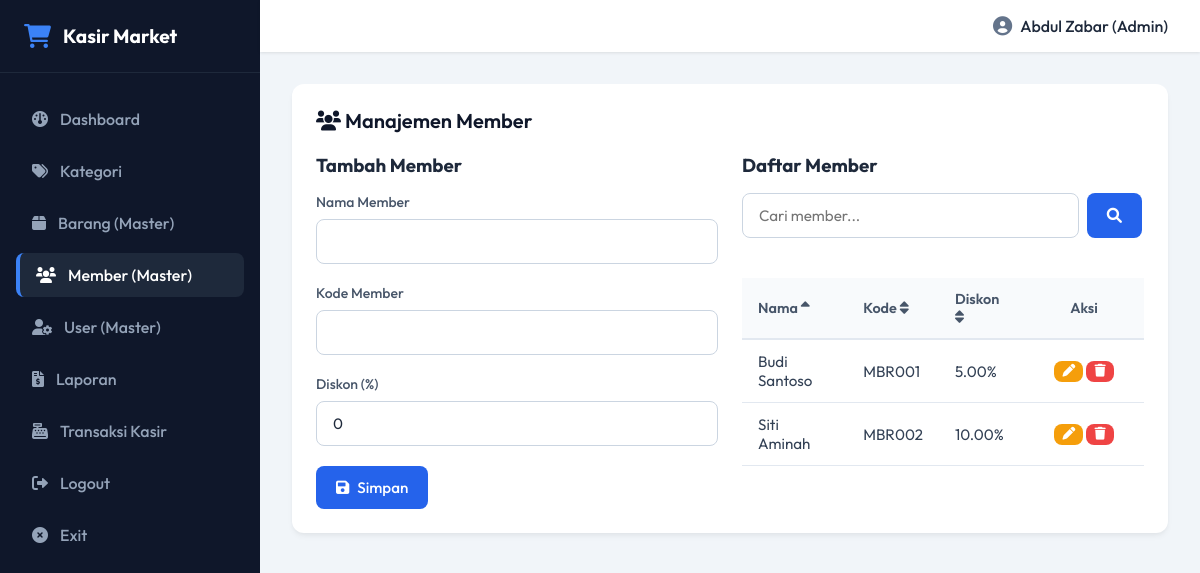
/index.php?page=member (signed in), run on the app's committed database.
### tables this page shows
CREATE TABLE IF NOT EXISTS member (
    id_member INT AUTO_INCREMENT PRIMARY KEY,
    nama_member VARCHAR(100) NOT NULL,
    kode_member VARCHAR(50) NOT NULL UNIQUE,
    diskon_persen DECIMAL(5,2) DEFAULT 0.00
);

### controllers/Controller.php (called while the page is built, shortened)
<?php
require_once __DIR__ . '/../models/Model.php';
class Controller {
    private $model;
    public function __construct() {
        $this->model = new Model();
    }
    public function member() {
        $query = trim($_GET['search'] ?? '');
        $order_by = $_GET['sort'] ?? 'nama_member';
        $direction = $_GET['dir'] ?? 'ASC';
        $member_list = $this->model->searchAndSort('member', ['nama_member', 'kode_member'], $query, $order_by, $direction);
        require __DIR__ . '/../views/member.php';
    }
}

### models/Model.php (called while the page is built, shortened)
<?php
require_once __DIR__ . '/../config/database.php';
class Model {
    protected $db;
    public function __construct() {
        $database = new Database();
        $this->db = $database->getConnection();
    }
    public function searchAndSort($table, $search_cols = [], $query = '', $order_by = null, $direction = 'ASC') {
        $sql = "SELECT * FROM $table";
        $params = [];
        if ($order_by) {
            $sql .= " ORDER BY $order_by $direction";
        }
        $stmt = $this->db->prepare($sql);
        $stmt->execute($params);
        return $stmt->fetchAll();
    }
}

### config/database.php (called while the page is built, shortened)
<?php
class Database {
    private $host = '127.0.0.1';
    private $port = '3306';
    private $db = 'db_minimarket';
    private $user = 'root';
    private $pass = '';
    public function getConnection() {
        $this->conn = null;
        try {
            $this->conn = new PDO("mysql:host=" . $this->host . ";port=" . $this->port, $this->user, $this->pass);
            $this->conn->setAttribute(PDO::ATTR_ERRMODE, PDO::ERRMODE_EXCEPTION);
            $this->conn->exec("CREATE DATABASE IF NOT EXISTS " . $this->db);
            $this->conn->exec("USE " . $this->db);
            $this->conn->setAttribute(PDO::ATTR_DEFAULT_FETCH_MODE, PDO::FETCH_ASSOC);
            $stmt = $this->conn->query("SHOW TABLES LIKE 'user'");
        } catch(PDOException $e) {
            die("Connection error: " . $e->getMessage());
        }
        return $this->conn;
    }
}

### views/member.php (the view, shortened to what this page needs)
<?php require_once __DIR__ . '/layout/header.php'; ?>
<div class="card">
    <div class="card-title">
        <span><i class="fa-solid fa-users"></i> Manajemen Member</span>
    </div>
    <div class="grid-cols-2">
        <div>
            <h3><?php echo isset($_GET['edit_id']) ? 'Edit Member' : 'Tambah Member'; ?></h3>
            <form action="index.php?page=member&action=<?php echo isset($_GET['edit_id']) ? 'edit' : 'create'; ?>" method="POST" style="margin-top: 1rem;">
                <div class="form-group">
                    <label for="nama_member">Nama Member</label>
                    <input type="text" name="nama_member" id="nama_member" class="form-input" value="<?php echo isset($edit_member) ? htmlspecialchars($edit_member['nama_member']) : ''; ?>" required autocomplete="off">
                </div>
                <div class="form-group">
                    <label for="kode_member">Kode Member</label>
                    <input type="text" name="kode_member" id="kode_member" class="form-input" value="<?php echo isset($edit_member) ? htmlspecialchars($edit_member['kode_member']) : ''; ?>" required autocomplete="off">
                </div>
                <div class="form-group">
                    <label for="diskon_persen">Diskon (%)</label>
                    <input type="number" step="0.01" name="diskon_persen" id="diskon_persen" class="form-input" min="0" max="100" value="<?php echo isset($edit_member) ? htmlspecialchars($edit_member['diskon_persen']) : '0'; ?>" required>
                </div>
                <button type="submit" class="btn btn-primary">
                    <i class="fa-solid fa-save"></i> Simpan
                </button>
            </form>
        </div>
        <div>
            <h3>Daftar Member</h3>
            <div class="search-sort-bar" style="margin-top: 1rem;">
                <form action="index.php" method="GET" class="search-form">
                    <input type="text" name="search" class="form-input" placeholder="Cari member..." value="<?php echo htmlspecialchars($query); ?>">
                    <button type="submit" class="btn btn-primary"><i class="fa-solid fa-magnifying-glass"></i></button>
                </form>
            </div>
            <div class="table-responsive">
                <table>
                    <thead>
                        <tr>
                            <th>
                                <a href="index.php?page=member&search=<?php echo urlencode($query); ?>&sort=nama_member&dir=<?php echo $order_by === 'nama_member' && $direction === 'ASC' ? 'DESC' : 'ASC'; ?>" style="text-decoration: none; color: inherit;">
                                    Nama <i class="fa-solid <?php echo $order_by === 'nama_member' ? ($direction === 'ASC' ? 'fa-sort-up' : 'fa-sort-down') : 'fa-sort'; ?>"></i>
                                </a>
                            </th>
                            <th>
                                <a href="index.php?page=member&search=<?php echo urlencode($query); ?>&sort=kode_member&dir=<?php echo $order_by === 'kode_member' && $direction === 'ASC' ? 'DESC' : 'ASC'; ?>" style="text-decoration: none; color: inherit;">
                                    Kode <i class="fa-solid <?php echo $order_by === 'kode_member' ? ($direction === 'ASC' ? 'fa-sort-up' : 'fa-sort-down') : 'fa-sort'; ?>"></i>
                                </a>
                            </th>
                            <th>
                                <a href="index.php?page=member&search=<?php echo urlencode($query); ?>&sort=diskon_persen&dir=<?php echo $order_by === 'diskon_persen' && $direction === 'ASC' ? 'DESC' : 'ASC'; ?>" style="text-decoration: none; color: inherit;">
                                    Diskon <i class="fa-solid <?php echo $order_by === 'diskon_persen' ? ($direction === 'ASC' ? 'fa-sort-up' : 'fa-sort-down') : 'fa-sort'; ?>"></i>
                                </a>
                            </th>
                            <th style="width: 120px; text-align: center;">Aksi</th>
                        </tr>
                    </thead>
                    <tbody>
                        <?php if (empty($member_list)): ?>
                            <tr>
                                <td colspan="4" style="text-align: center;">Tidak ada data member.</td>
                            </tr>
                        <?php else: ?>
                            <?php foreach ($member_list as $member): ?>
                                <tr>
                                    <td><?php echo htmlspecialchars($member['nama_member']); ?></td>
                                    <td><code><?php echo htmlspecialchars($member['kode_member']); ?></code></td>
                                    <td><?php echo htmlspecialchars($member['diskon_persen']); ?>%</td>
                                    <td style="text-align: center;">
                                        <a href="index.php?page=member&edit_id=<?php echo $member['id_member']; ?>&search=<?php echo urlencode($query); ?>" class="btn btn-warning btn-sm" style="padding: 0.25rem 0.5rem; font-size: 0.8rem;">
                                            <i class="fa-solid fa-pen"></i>
                                        </a>
                                        <a href="index.php?page=member&action=delete&id=<?php echo $member['id_member']; ?>" class="btn btn-danger btn-sm" style="padding: 0.25rem 0.5rem; font-size: 0.8rem;" onclick="return confirm('Hapus member ini?');">
                                            <i class="fa-solid fa-trash"></i>
                                        </a>
                                    </td>
                                </tr>
                            <?php endforeach; ?>
                        <?php endif; ?>
                    </tbody>
                </table>
            </div>
        </div>
    </div>
</div>
<?php require_once __DIR__ . '/layout/footer.php'; ?>

### assets/css/style.css (style rules this page uses)
* { margin: 0; padding: 0; box-sizing: border-box; font-family: 'Outfit', sans-serif; }
body { background-color: #f1f5f9; color: #1e293b; min-height: 100vh; display: flex; }
.form-group { margin-bottom: 1.25rem; }
.form-group label { display: block; font-size: 0.875rem; font-weight: 500; margin-bottom: 0.5rem; color: #475569; }
.form-input { width: 100%; padding: 0.75rem 1rem; border: 1px solid #cbd5e1; border-radius: 8px; font-size: 0.95rem; background-color: #ffffff; color: #1e293b; transition: all 0.2s ease-in-out; }
.btn { display: inline-flex; align-items: center; justify-content: center; gap: 0.5rem; padding: 0.75rem 1.25rem; border-radius: 8px; font-weight: 500; font-size: 0.95rem; border: none; cursor: pointer; transition: all 0.2s; text-decoration: none; }
.btn-primary { background-color: #2563eb; color: #ffffff; }
.btn-danger { background-color: #ef4444; color: #ffffff; }
.btn-warning { background-color: #f59e0b; color: #ffffff; }
.card { background-color: #ffffff; border-radius: 12px; padding: 1.5rem; box-shadow: 0 4px 6px -1px rgba(0, 0, 0, 0.05), 0 2px 4px -1px rgba(0, 0, 0, 0.03); margin-bottom: 2rem; }
.card-title { font-size: 1.25rem; font-weight: 600; color: #0f172a; margin-bottom: 1.25rem; display: flex; align-items: center; justify-content: space-between; }
.table-responsive { width: 100%; overflow-x: auto; }
table { width: 100%; border-collapse: collapse; margin-top: 1rem; text-align: left; }
th { background-color: #f8fafc; color: #475569; font-weight: 600; padding: 0.75rem 1rem; border-bottom: 2px solid #e2e8f0; font-size: 0.9rem; }
td { padding: 0.75rem 1rem; border-bottom: 1px solid #e2e8f0; color: #334155; font-size: 0.95rem; vertical-align: middle; }
.search-sort-bar { display: flex; justify-content: space-between; align-items: center; gap: 1rem; margin-bottom: 1.5rem; flex-wrap: wrap; }
.search-form { display: flex; gap: 0.5rem; flex-grow: 1; max-width: 400px; }
.grid-cols-2 { display: grid; grid-template-columns: 1fr 1fr; gap: 1.5rem; }

### data on the page
member: nama_member "Budi Santoso", kode_member "MBR001", diskon_persen "5.00"
member: nama_member "Siti Aminah", kode_member "MBR002", diskon_persen "10.00"

### other printed values
$_SESSION['user']['username'] "Abdul Zabar"
$_SESSION['user']['role'] "Admin"
